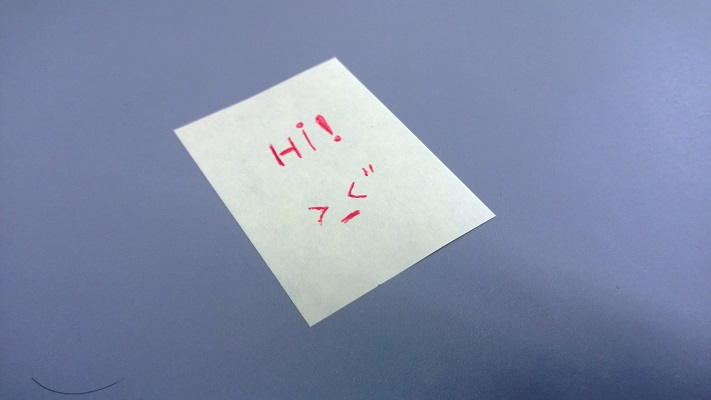
#> input picture Source/Sketch2Web/Resources/tip2.jpg, 711 x 400 px, found by its file name
$ python QuadCorrector.py   (Python 2 division)
#> lines starting #> are read from the running program, lines starting #| are printed output that depends on the picture; after the words box and inside, x2 and y2 are one past the last pixel; in counts of white or black regions, pixels touching at a corner belong together
# Filename: QuadCorrector
# Author: Yinan
# Reference: http://opencv-code.com/tutorials/automatic-perspective-correction-for-quadrilateral-objects/

import sys
import urllib2
import cv2
import numpy
from MouseEvent import MouseSelection
#import copy

class QuadCorrector(object):
    """This class corrects quadrilateral objects' perspective view.
    Transform from perspective view to over head view."""

    def __init__(self):
        self.mCenter = ( 0, 0 );
        self.mInputImg = None;
        self.mOutputImg = None;
        self.mOutputImgSize = ( 800, 600 )
        pass;

    def setOutputSize( self, size ):
        self.mOutputImgSize = size;

    def __showImg( self, img ):
        cv2.imshow( "Temp Window", img );
        cv2.waitKey(0)
        cv2.destroyAllWindows()
        pass;

    # [90 lines left out: functions showInput, showOutput, computeIntersection, isCorner, classifyCorners, not called in this run]

    def getOverViewImg( self, imageFilename ):
        self.mInputImg = cv2.imread( imageFilename )
#> self.mInputImg is the input picture: shape (400, 711, 3); mean B, G, R 168.1, 139.4, 128.6
        imgCopy = self.mInputImg.copy()                                                     # Used in the last step
        grayImg = cv2.cvtColor(self.mInputImg, cv2.COLOR_BGR2GRAY)
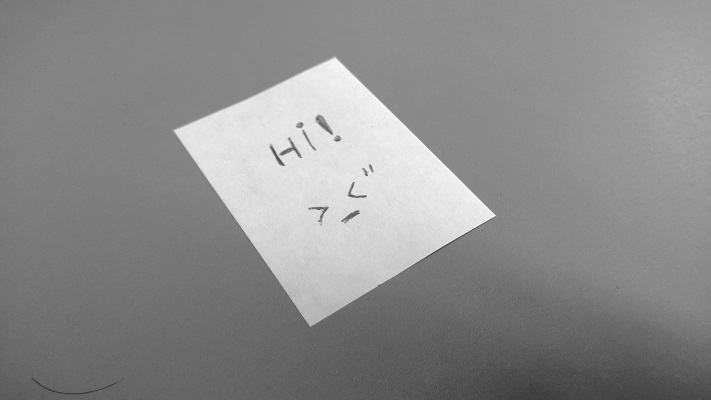
#> grayImg: shape (400, 711); min 49, max 253, mean 139.4
        blurImg = cv2.blur(grayImg, (9,9))
        im_bw = cv2.threshold(blurImg, 170, 255, cv2.THRESH_BINARY)[1]
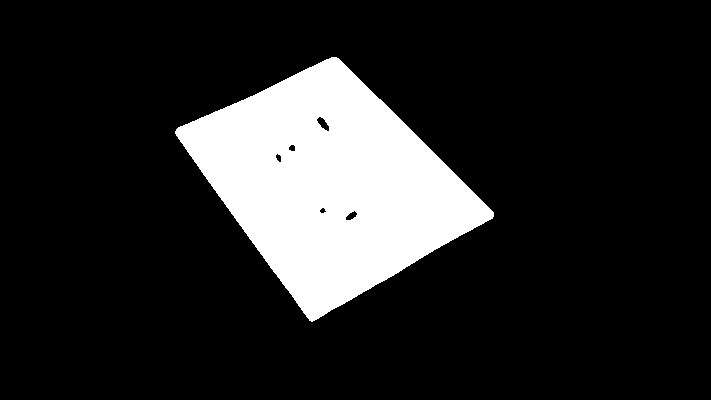
#> im_bw: shape (400, 711); 15.5% white; 1 white region, box (x1, y1, x2, y2) and area: (175, 57, 494, 322) 44185
        edgesImg = cv2.Canny(im_bw, 100, 100, 3)
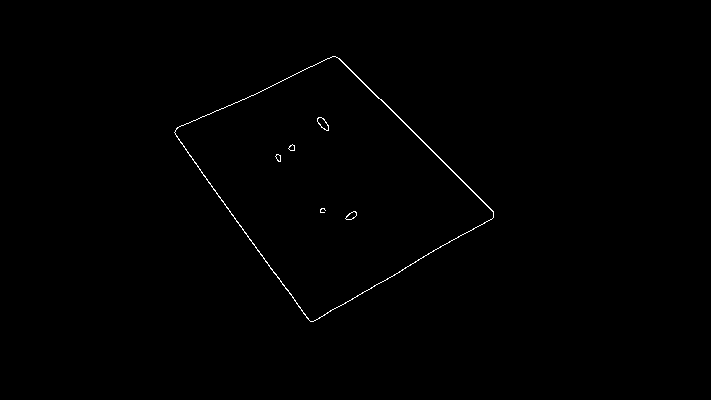
#> edgesImg: shape (400, 711); 0.38% white in thin lines or dots, all inside (x1, y1, x2, y2) = (174, 56, 494, 322)
        self.__showImg(edgesImg)
        #lines = cv2.HoughLines( edgesImg, 1, numpy.pi/180, 130 )
        # I changed cv2.HoughLines to cv2.HoughLinesP, That seems to be better.
        lines = cv2.HoughLinesP( edgesImg, 1, numpy.pi/180, 80, 30, 20 )
#> lines = [[339, 58, 493, 212], [294, 300, 309, 320], [183, 146, 200, 169], [211, 186, 279, 279], [341, 305, 363, 292]]
        vec4lines = lines[0]         # We need this only when using cv2.HoughLinesP()
#> vec4lines = [[339, 58, 493, 212]]

        """
        # Present the lines in a 4-element tuple
        for rho,theta in vec4lines:
            a = numpy.cos(theta)
            b = numpy.sin(theta)
            x0 = a*rho
            y0 = b*rho
            x1 = int(x0 + 1000*(-b))
            y1 = int(y0 + 1000*(a))
            x2 = int(x0 - 1000*(-b))
            y2 = int(y0 - 1000*(a))
            #vec4lines.append( [x1, y1, x2, y2] )
            cv2.line( self.mInputImg, (x1, y1), (x2,y2), (255, 255, 255), 1 )
        # sortedLines = self.sortLinesBySlop( vec4lines );
        """

        for line in vec4lines:
            x1 = line[0];       y1 = line[1];
            x2 = line[2];       y2 = line[3];
            cv2.line( self.mInputImg, (x1, y1), (x2,y2), (255, 255, 255), 2 )
#> this loop made 1 pass
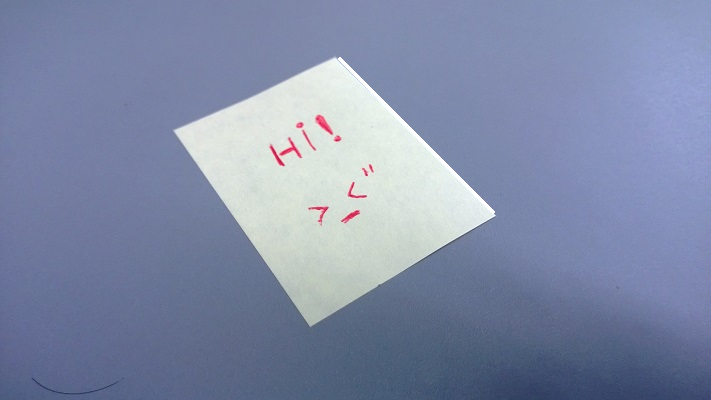
#> self.mInputImg: shape (400, 711, 3); 0.27% of pixels changed, all inside (x1, y1, x2, y2) = (338, 57, 495, 214)


        # Get corners of the rectangle shape
        corners = None
        for i in range( 0, len(vec4lines) ):
            for j in range( i+1, len(vec4lines) ):
                intersectPoint = self.computeIntersection( vec4lines[i], vec4lines[j] )  ############################################## Change this line can help a lot!
                if intersectPoint is not None:
                    if( intersectPoint[0] >= 0 and intersectPoint[1] >= 0 ):
                       if( corners is None ):
                            corners = numpy.array([ [ intersectPoint[0], intersectPoint[1]] ])
                            cv2.circle( self.mInputImg, (intersectPoint[0], intersectPoint[1]), 3, ( 255, 255, 255 ), 3)
                       elif self.isCorner(corners, intersectPoint):
                            corners = numpy.append( corners, [intersectPoint], axis=0 )
                            cv2.circle( self.mInputImg, (intersectPoint[0], intersectPoint[1]), 3, ( 255, 255, 255 ), 3)
                    pass
            pass
#> this loop made 1 pass
        #self.showInput()


#> (the run stopped early here; a loop or call above may not have finished)

$ run again, with Source/Sketch2Web/Resources/best.jpg copied over Source/Sketch2Web/Resources/tip2.jpg
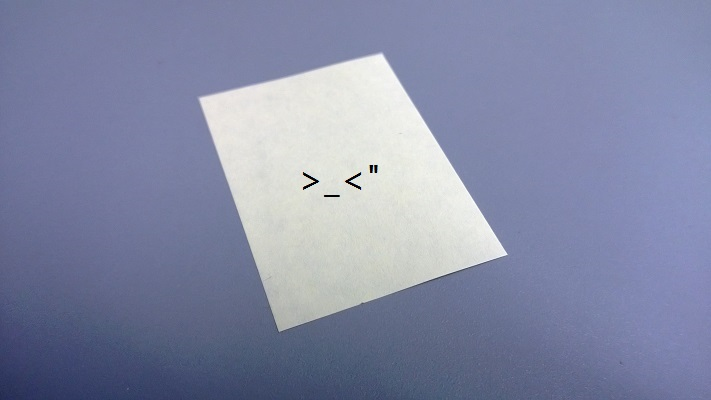
#> input picture Source/Sketch2Web/Resources/best.jpg, 711 x 400 px, found by its file name
#> in getOverViewImg, self.mInputImg is the input picture: shape (400, 711, 3); mean B, G, R 166.5, 138.6, 132.4
#> in getOverViewImg, `im_bw = cv2.threshold(blurImg, 170, 255, cv2.THRESH_BINARY)[1]`:
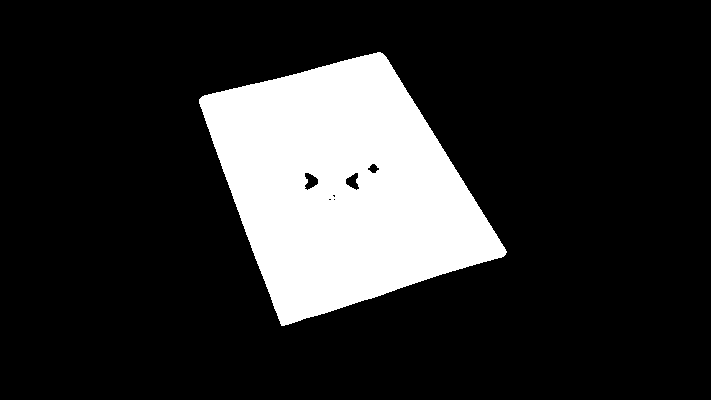
#> im_bw: shape (400, 711); 17.8% white; 1 white region, box (x1, y1, x2, y2) and area: (199, 52, 507, 326) 50585
#> edgesImg: shape (400, 711); 0.36% white in thin lines or dots, all inside (x1, y1, x2, y2) = (198, 51, 507, 326)
#> lines = [[392, 67, 419, 110], [477, 204, 491, 226], [278, 77, 304, 71], [325, 313, 349, 305]]
#> vec4lines = [[392, 67, 419, 110]]
#> the loop in getOverViewImg, `for line in vec4lines:` made 1 pass
#> after the loop in getOverViewImg, `for line in vec4lines:`:
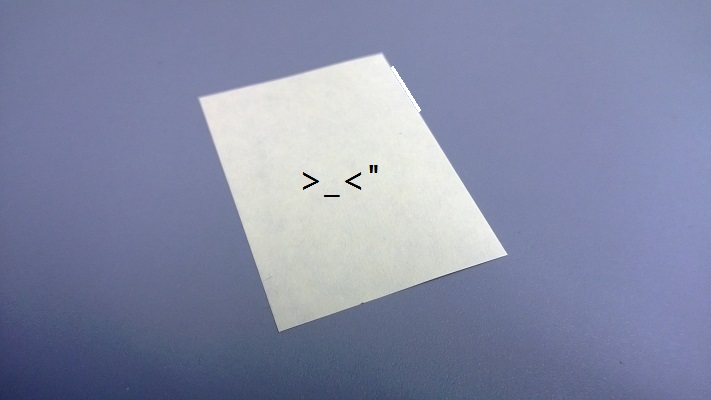
#> self.mInputImg: shape (400, 711, 3); 0.06% of pixels changed, all inside (x1, y1, x2, y2) = (391, 66, 421, 112)
#> the loop in getOverViewImg, `for i in range( 0, len(vec4lines) ):` made 1 pass

$ run again, with Source/Sketch2Web/Resources/tip3.jpg copied over Source/Sketch2Web/Resources/tip2.jpg
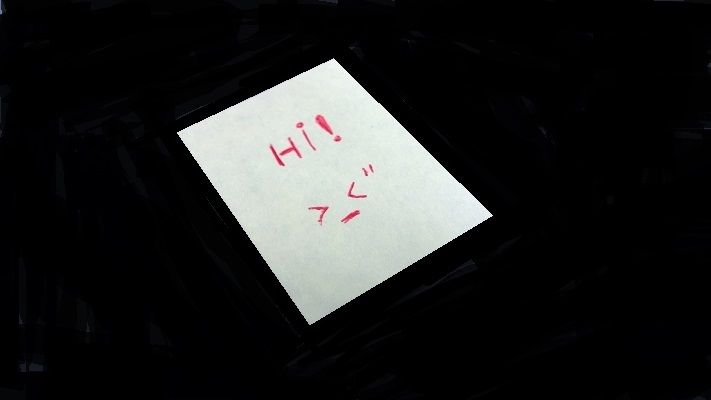
#> input picture Source/Sketch2Web/Resources/tip3.jpg, 711 x 400 px, found by its file name
#> in getOverViewImg, self.mInputImg is the input picture: shape (400, 711, 3); mean B, G, R 33.7, 34.3, 33.5
#> in getOverViewImg, `im_bw = cv2.threshold(blurImg, 170, 255, cv2.THRESH_BINARY)[1]`:
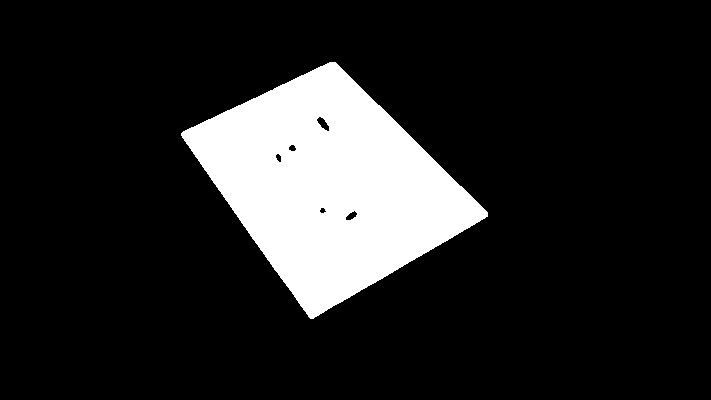
#> im_bw: shape (400, 711); 14.5% white; 1 white region, box (x1, y1, x2, y2) and area: (181, 62, 488, 319) 41206
#> in getOverViewImg, `edgesImg = cv2.Canny(im_bw, 100, 100, 3)`:
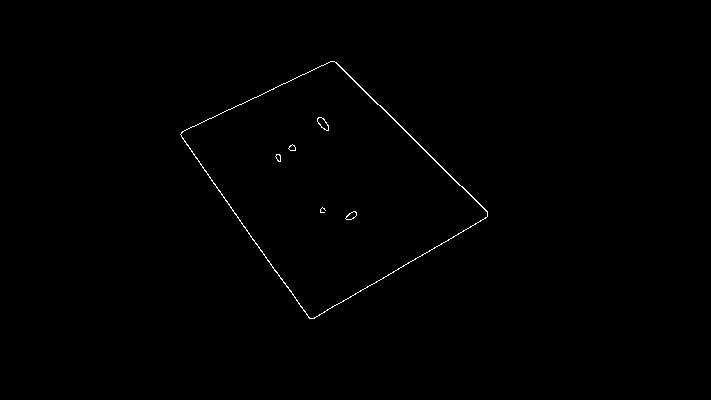
#> edgesImg: shape (400, 711); 0.37% white in thin lines or dots, all inside (x1, y1, x2, y2) = (180, 61, 488, 319)
#> lines = [[336, 62, 459, 185], [252, 238, 282, 280], [230, 206, 251, 236]]
#> vec4lines = [[336, 62, 459, 185]]
#> the loop in getOverViewImg, `for line in vec4lines:` made 1 pass
#> the loop in getOverViewImg, `for i in range( 0, len(vec4lines) ):` made 1 pass
